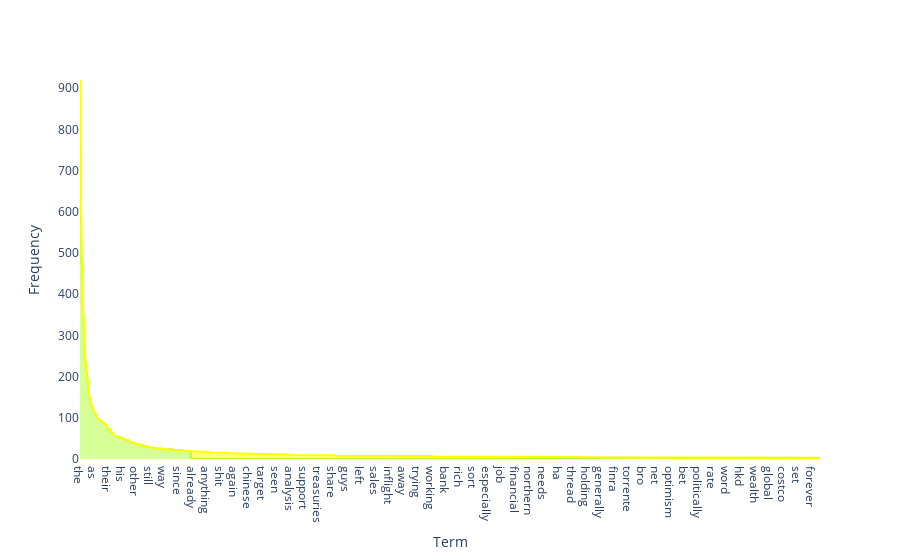

Here is the notebook cell this chart was saved with:
### Markdown cell above
### Answer for <span style="color:blue;background-color:white;">Exercise 14</span>

### Code cell
terms = count_vect.get_feature_names_out()
freqs = term_frequencies

# Combine into DataFrame
df_terms = pd.DataFrame({
    "Term": terms,
    "Frequency": freqs
})

sorted_list = df_terms.sort_values("Frequency", ascending=False) # Sort by frequency (descending)
chart_plot = sorted_list.head(1000).reset_index(drop=True)
# Create a group column: first 25% = blue, last 75% = yellow
borderr = int(len(chart_plot) * 0.15)
chart_plot["ColorGroup"] = np.where(chart_plot.index < borderr, "First 25%", "Last 75%")

# Interactive bar chart
chart = px.area(
    chart_plot,
    x="Term",
    y="Frequency",
    color="ColorGroup",  # use the new group column
    color_discrete_map={"First 25%": "greenyellow", "Last 75%": "yellow"},
)

chart.update_layout(
    xaxis=dict(
        #showticklabels=False,
        showgrid=False
        #title=None
    ),
    yaxis=dict(
        #showticklabels=False,
        showgrid=False
        #title=None
    ),
    plot_bgcolor='rgba(0,0,0,0)',  # remove plot background color
    paper_bgcolor='rgba(0,0,0,0)', # remove outer background color
    showlegend=False,        # remove legend 
)

### Figure 1 — Plotly figure (JSON) as saved in the notebook; plotly's stock layout.template omitted (floating-point values rounded to 4 significant figures; data arrays with more than 128 entries replaced by an {"elided": "..."} marker saying what was removed)
{"data": [{"fillpattern": {"shape": ""}, "hovertemplate": "ColorGroup=First 25%<br>Term=%{x}<br>Frequency=%{y}<extra></extra>", "legendgroup": "First 25%", "line": {"color": "greenyellow"}, "marker": {"symbol": "circle"}, "mode": "lines", "name": "First 25%", "orientation": "v", "showlegend": true, "stackgroup": "1", "type": "scatter", "x": {"elided": "150 str values"}, "xaxis": "x", "y": {"elided": "150 int values"}, "yaxis": "y"}, {"fillpattern": {"shape": ""}, "hovertemplate": "ColorGroup=Last 75%<br>Term=%{x}<br>Frequency=%{y}<extra></extra>", "legendgroup": "Last 75%", "line": {"color": "yellow"}, "marker": {"symbol": "circle"}, "mode": "lines", "name": "Last 75%", "orientation": "v", "showlegend": true, "stackgroup": "1", "type": "scatter", "x": {"elided": "850 str values"}, "xaxis": "x", "y": {"elided": "850 int values"}, "yaxis": "y"}], "layout": {"legend": {"title": {"text": "ColorGroup"}, "tracegroupgap": 0}, "margin": {"t": 60}, "paper_bgcolor": "rgba(0,0,0,0)", "plot_bgcolor": "rgba(0,0,0,0)", "showlegend": false, "xaxis": {"anchor": "y", "domain": [0, 1], "showgrid": false, "title": {"text": "Term"}}, "yaxis": {"anchor": "x", "domain": [0, 1], "showgrid": false, "title": {"text": "Frequency"}}}}
